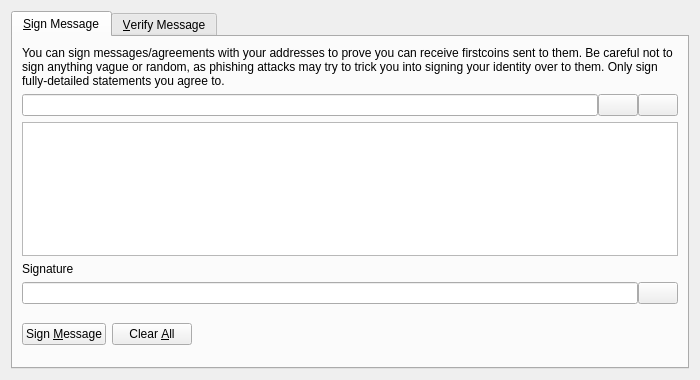
<?xml version="1.0" encoding="UTF-8"?>
<ui version="4.0">
 <class>SignVerifyMessageDialog</class>
 <widget class="QDialog" name="SignVerifyMessageDialog">
  <property name="geometry">
   <rect>
    <x>0</x>
    <y>0</y>
    <width>700</width>
    <height>380</height>
   </rect>
  </property>
  <property name="windowTitle">
   <string>Signatures - Sign / Verify a Message</string>
  </property>
  <property name="modal">
   <bool>true</bool>
  </property>
  <layout class="QVBoxLayout" name="verticalLayout">
   <item>
    <widget class="QTabWidget" name="tabWidget">
     <property name="currentIndex">
      <number>0</number>
     </property>
     <widget class="QWidget" name="tabSignMessage">
      <attribute name="title">
       <string>&amp;Sign Message</string>
      </attribute>
      <layout class="QVBoxLayout" name="verticalLayout_SM">
       <item>
        <widget class="QLabel" name="infoLabel_SM">
         <property name="text">
          <string>You can sign messages/agreements with your addresses to prove you can receive firstcoins sent to them. Be careful not to sign anything vague or random, as phishing attacks may try to trick you into signing your identity over to them. Only sign fully-detailed statements you agree to.</string>
         </property>
         <property name="textFormat">
          <enum>Qt::PlainText</enum>
         </property>
         <property name="wordWrap">
          <bool>true</bool>
         </property>
        </widget>
       </item>
       <item>
        <layout class="QHBoxLayout" name="horizontalLayout_1_SM">
         <property name="spacing">
          <number>0</number>
         </property>
         <item>
          <widget class="QValidatedLineEdit" name="addressIn_SM">
           <property name="toolTip">
            <string>The FirstCoin address to sign the message with</string>
           </property>
          </widget>
         </item>
         <item>
          <widget class="QPushButton" name="addressBookButton_SM">
           <property name="toolTip">
            <string>Choose previously used address</string>
           </property>
           <property name="text">
            <string/>
           </property>
           <property name="icon">
            <iconset resource="../bitcoin.qrc">
             <normaloff>:/icons/address-book</normaloff>:/icons/address-book</iconset>
           </property>
           <property name="shortcut">
            <string>Alt+A</string>
           </property>
           <property name="autoDefault">
            <bool>false</bool>
           </property>
          </widget>
         </item>
         <item>
          <widget class="QPushButton" name="pasteButton_SM">
           <property name="toolTip">
            <string>Paste address from clipboard</string>
           </property>
           <property name="text">
            <string/>
           </property>
           <property name="icon">
            <iconset resource="../bitcoin.qrc">
             <normaloff>:/icons/editpaste</normaloff>:/icons/editpaste</iconset>
           </property>
           <property name="shortcut">
            <string>Alt+P</string>
           </property>
           <property name="autoDefault">
            <bool>false</bool>
           </property>
          </widget>
         </item>
        </layout>
       </item>
       <item>
        <widget class="QPlainTextEdit" name="messageIn_SM">
         <property name="toolTip">
          <string>Enter the message you want to sign here</string>
         </property>
        </widget>
       </item>
       <item>
        <widget class="QLabel" name="signatureLabel_SM">
         <property name="text">
          <string>Signature</string>
         </property>
         <property name="textFormat">
          <enum>Qt::PlainText</enum>
         </property>
        </widget>
       </item>
       <item>
        <layout class="QHBoxLayout" name="horizontalLayout_2_SM">
         <property name="spacing">
          <number>0</number>
         </property>
         <item>
          <widget class="QLineEdit" name="signatureOut_SM">
           <property name="font">
            <font>
             <italic>true</italic>
            </font>
           </property>
           <property name="readOnly">
            <bool>true</bool>
           </property>
          </widget>
         </item>
         <item>
          <widget class="QPushButton" name="copySignatureButton_SM">
           <property name="toolTip">
            <string>Copy the current signature to the system clipboard</string>
           </property>
           <property name="text">
            <string/>
           </property>
           <property name="icon">
            <iconset resource="../bitcoin.qrc">
             <normaloff>:/icons/editcopy</normaloff>:/icons/editcopy</iconset>
           </property>
           <property name="autoDefault">
            <bool>false</bool>
           </property>
          </widget>
         </item>
        </layout>
       </item>
       <item>
        <layout class="QHBoxLayout" name="horizontalLayout_3_SM">
         <item>
          <widget class="QPushButton" name="signMessageButton_SM">
           <property name="toolTip">
            <string>Sign the message to prove you own this FirstCoin address</string>
           </property>
           <property name="text">
            <string>Sign &amp;Message</string>
           </property>
           <property name="icon">
            <iconset resource="../bitcoin.qrc">
             <normaloff>:/icons/edit</normaloff>:/icons/edit</iconset>
           </property>
           <property name="autoDefault">
            <bool>false</bool>
           </property>
          </widget>
         </item>
         <item>
          <widget class="QPushButton" name="clearButton_SM">
           <property name="toolTip">
            <string>Reset all sign message fields</string>
           </property>
           <property name="text">
            <string>Clear &amp;All</string>
           </property>
           <property name="icon">
            <iconset resource="../bitcoin.qrc">
             <normaloff>:/icons/remove</normaloff>:/icons/remove</iconset>
           </property>
           <property name="autoDefault">
            <bool>false</bool>
           </property>
          </widget>
         </item>
         <item>
          <spacer name="horizontalSpacer_1_SM">
           <property name="orientation">
            <enum>Qt::Horizontal</enum>
           </property>
           <property name="sizeHint" stdset="0">
            <size>
             <width>40</width>
             <height>48</height>
            </size>
           </property>
          </spacer>
         </item>
         <item>
          <widget class="QLabel" name="statusLabel_SM">
           <property name="font">
            <font>
             <weight>75</weight>
             <bold>true</bold>
            </font>
           </property>
           <property name="text">
            <string/>
           </property>
           <property name="wordWrap">
            <bool>true</bool>
           </property>
          </widget>
         </item>
         <item>
          <spacer name="horizontalSpacer_2_SM">
           <property name="orientation">
            <enum>Qt::Horizontal</enum>
           </property>
           <property name="sizeHint" stdset="0">
            <size>
             <width>40</width>
             <height>48</height>
            </size>
           </property>
          </spacer>
         </item>
        </layout>
       </item>
      </layout>
     </widget>
     <widget class="QWidget" name="tabVerifyMessage">
      <attribute name="title">
       <string>&amp;Verify Message</string>
      </attribute>
      <layout class="QVBoxLayout" name="verticalLayout_VM">
       <item>
        <widget class="QLabel" name="infoLabel_VM">
         <property name="text">
          <string>Enter the receiver's address, message (ensure you copy line breaks, spaces, tabs, etc. exactly) and signature below to verify the message. Be careful not to read more into the signature than what is in the signed message itself, to avoid being tricked by a man-in-the-middle attack. Note that this only proves the signing party receives with the address, it cannot prove sendership of any transaction!</string>
         </property>
         <property name="textFormat">
          <enum>Qt::PlainText</enum>
         </property>
         <property name="alignment">
          <set>Qt::AlignLeading|Qt::AlignLeft|Qt::AlignTop</set>
         </property>
         <property name="wordWrap">
          <bool>true</bool>
         </property>
        </widget>
       </item>
       <item>
        <layout class="QHBoxLayout" name="horizontalLayout_1_VM">
         <property name="spacing">
          <number>0</number>
         </property>
         <item>
          <widget class="QValidatedLineEdit" name="addressIn_VM">
           <property name="toolTip">
            <string>The FirstCoin address the message was signed with</string>
           </property>
          </widget>
         </item>
         <item>
          <widget class="QPushButton" name="addressBookButton_VM">
           <property name="toolTip">
            <string>Choose previously used address</string>
           </property>
           <property name="text">
            <string/>
           </property>
           <property name="icon">
            <iconset resource="../bitcoin.qrc">
             <normaloff>:/icons/address-book</normaloff>:/icons/address-book</iconset>
           </property>
           <property name="shortcut">
            <string>Alt+A</string>
           </property>
           <property name="autoDefault">
            <bool>false</bool>
           </property>
          </widget>
         </item>
        </layout>
       </item>
       <item>
        <widget class="QPlainTextEdit" name="messageIn_VM"/>
       </item>
       <item>
        <widget class="QValidatedLineEdit" name="signatureIn_VM"/>
       </item>
       <item>
        <layout class="QHBoxLayout" name="horizontalLayout_2_VM">
         <item>
          <widget class="QPushButton" name="verifyMessageButton_VM">
           <property name="toolTip">
            <string>Verify the message to ensure it was signed with the specified FirstCoin address</string>
           </property>
           <property name="text">
            <string>Verify &amp;Message</string>
           </property>
           <property name="icon">
            <iconset resource="../bitcoin.qrc">
             <normaloff>:/icons/transaction_0</normaloff>:/icons/transaction_0</iconset>
           </property>
           <property name="autoDefault">
            <bool>false</bool>
           </property>
          </widget>
         </item>
         <item>
          <widget class="QPushButton" name="clearButton_VM">
           <property name="toolTip">
            <string>Reset all verify message fields</string>
           </property>
           <property name="text">
            <string>Clear &amp;All</string>
           </property>
           <property name="icon">
            <iconset resource="../bitcoin.qrc">
             <normaloff>:/icons/remove</normaloff>:/icons/remove</iconset>
           </property>
           <property name="autoDefault">
            <bool>false</bool>
           </property>
          </widget>
         </item>
         <item>
          <spacer name="horizontalSpacer_1_VM">
           <property name="orientation">
            <enum>Qt::Horizontal</enum>
           </property>
           <property name="sizeHint" stdset="0">
            <size>
             <width>40</width>
             <height>48</height>
            </size>
           </property>
          </spacer>
         </item>
         <item>
          <widget class="QLabel" name="statusLabel_VM">
           <property name="font">
            <font>
             <weight>75</weight>
             <bold>true</bold>
            </font>
           </property>
           <property name="text">
            <string/>
           </property>
           <property name="wordWrap">
            <bool>true</bool>
           </property>
          </widget>
         </item>
         <item>
          <spacer name="horizontalSpacer_2_VM">
           <property name="orientation">
            <enum>Qt::Horizontal</enum>
           </property>
           <property name="sizeHint" stdset="0">
            <size>
             <width>40</width>
             <height>48</height>
            </size>
           </property>
          </spacer>
         </item>
        </layout>
       </item>
      </layout>
     </widget>
    </widget>
   </item>
  </layout>
 </widget>
 <customwidgets>
  <customwidget>
   <class>QValidatedLineEdit</class>
   <extends>QLineEdit</extends>
   <header>qvalidatedlineedit.h</header>
  </customwidget>
 </customwidgets>
 <resources>
  <include location="../bitcoin.qrc"/>
 </resources>
 <connections/>
</ui>
